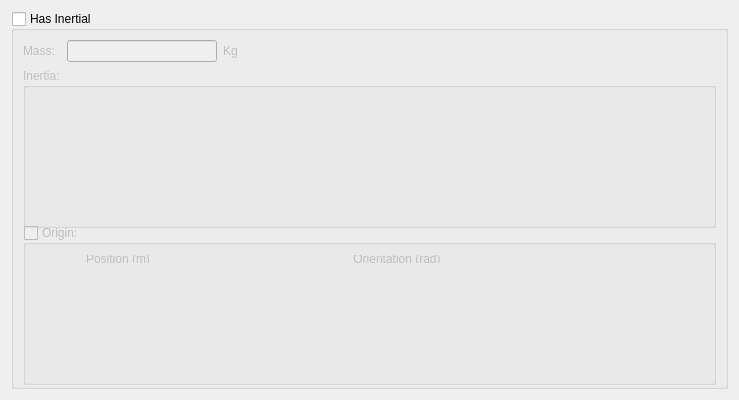
           <widget class="QWidget" name="page_3">
            <property name="geometry">
             <rect>
              <x>0</x>
              <y>0</y>
              <width>739</width>
              <height>400</height>
             </rect>
            </property>
            <property name="minimumSize">
             <size>
              <width>0</width>
              <height>400</height>
             </size>
            </property>
            <property name="maximumSize">
             <size>
              <width>16777215</width>
              <height>400</height>
             </size>
            </property>
            <attribute name="label">
             <string>Inertial</string>
            </attribute>
            <layout class="QVBoxLayout" name="verticalLayout_11">
             <item>
              <widget class="QGroupBox" name="groupBox_2">
               <property name="title">
                <string>Has Inertial</string>
               </property>
               <property name="checkable">
                <bool>true</bool>
               </property>
               <property name="checked">
                <bool>false</bool>
               </property>
               <layout class="QVBoxLayout" name="verticalLayout_16">
                <item>
                 <layout class="QHBoxLayout" name="horizontalLayout_11">
                  <item>
                   <widget class="QLabel" name="label_39">
                    <property name="maximumSize">
                     <size>
                      <width>38</width>
                      <height>16777215</height>
                     </size>
                    </property>
                    <property name="text">
                     <string>Mass:</string>
                    </property>
                   </widget>
                  </item>
                  <item>
                   <widget class="QLineEdit" name="lineEdit_35">
                    <property name="maximumSize">
                     <size>
                      <width>150</width>
                      <height>16777215</height>
                     </size>
                    </property>
                   </widget>
                  </item>
                  <item>
                   <widget class="QLabel" name="label_40">
                    <property name="text">
                     <string>Kg</string>
                    </property>
                   </widget>
                  </item>
                 </layout>
                </item>
                <item>
                 <widget class="QGroupBox" name="collisionOriginGroupBox_3">
                  <property name="minimumSize">
                   <size>
                    <width>0</width>
                    <height>160</height>
                   </size>
                  </property>
                  <property name="maximumSize">
                   <size>
                    <width>16777215</width>
                    <height>160</height>
                   </size>
                  </property>
                  <property name="title">
                   <string>Inertia:</string>
                  </property>
                  <property name="checkable">
                   <bool>false</bool>
                  </property>
                  <property name="checked">
                   <bool>false</bool>
                  </property>
                  <widget class="QWidget" name="layoutWidget_9">
                   <property name="geometry">
                    <rect>
                     <x>10</x>
                     <y>30</y>
                     <width>451</width>
                     <height>116</height>
                    </rect>
                   </property>
                   <layout class="QHBoxLayout" name="horizontalLayout_13">
                    <property name="spacing">
                     <number>100</number>
                    </property>
                    <item>
                     <layout class="QVBoxLayout" name="verticalLayout_14">
                      <item>
                       <layout class="QGridLayout" name="gridLayout_14">
                        <item row="0" column="0">
                         <widget class="QLabel" name="label_50">
                          <property name="text">
                           <string>Ixx:</string>
                          </property>
                         </widget>
                        </item>
                        <item row="0" column="1">
                         <widget class="QLineEdit" name="lineEdit_42"/>
                        </item>
                        <item row="1" column="0">
                         <widget class="QLabel" name="label_51">
                          <property name="text">
                           <string>Ixy:</string>
                          </property>
                         </widget>
                        </item>
                        <item row="1" column="1">
                         <widget class="QLineEdit" name="lineEdit_43"/>
                        </item>
                        <item row="2" column="0">
                         <widget class="QLabel" name="label_52">
                          <property name="text">
                           <string>Ixz:</string>
                          </property>
                         </widget>
                        </item>
                        <item row="2" column="1">
                         <widget class="QLineEdit" name="lineEdit_44"/>
                        </item>
                       </layout>
                      </item>
                     </layout>
                    </item>
                    <item>
                     <layout class="QVBoxLayout" name="verticalLayout_15">
                      <item>
                       <layout class="QGridLayout" name="gridLayout_15">
                        <item row="0" column="0">
                         <widget class="QLabel" name="label_54">
                          <property name="text">
                           <string>Iyy:</string>
                          </property>
                         </widget>
                        </item>
                        <item row="0" column="1">
                         <widget class="QLineEdit" name="lineEdit_45"/>
                        </item>
                        <item row="1" column="0">
                         <widget class="QLabel" name="label_55">
                          <property name="text">
                           <string>Iyz:</string>
                          </property>
                         </widget>
                        </item>
                        <item row="1" column="1">
                         <widget class="QLineEdit" name="lineEdit_46"/>
                        </item>
                        <item row="2" column="0">
                         <widget class="QLabel" name="label_56">
                          <property name="text">
                           <string>Izz:</string>
                          </property>
                         </widget>
                        </item>
                        <item row="2" column="1">
                         <widget class="QLineEdit" name="lineEdit_47"/>
                        </item>
                       </layout>
                      </item>
                     </layout>
                    </item>
                   </layout>
                  </widget>
                 </widget>
                </item>
                <item>
                 <widget class="QGroupBox" name="collisionOriginGroupBox_2">
                  <property name="minimumSize">
                   <size>
                    <width>0</width>
                    <height>160</height>
                   </size>
                  </property>
                  <property name="maximumSize">
                   <size>
                    <width>16777215</width>
                    <height>160</height>
                   </size>
                  </property>
                  <property name="title">
                   <string>Origin:</string>
                  </property>
                  <property name="checkable">
                   <bool>true</bool>
                  </property>
                  <property name="checked">
                   <bool>false</bool>
                  </property>
                  <widget class="QWidget" name="layoutWidget_8">
                   <property name="geometry">
                    <rect>
                     <x>10</x>
                     <y>30</y>
                     <width>458</width>
                     <height>116</height>
                    </rect>
                   </property>
                   <layout class="QHBoxLayout" name="horizontalLayout_12">
                    <property name="spacing">
                     <number>100</number>
                    </property>
                    <item>
                     <layout class="QVBoxLayout" name="verticalLayout_12">
                      <item>
                       <widget class="QLabel" name="label_41">
                        <property name="text">
                         <string>Position (m)</string>
                        </property>
                        <property name="textFormat">
                         <enum>Qt::AutoText</enum>
                        </property>
                        <property name="alignment">
                         <set>Qt::AlignCenter</set>
                        </property>
                       </widget>
                      </item>
                      <item>
                       <layout class="QGridLayout" name="gridLayout_12">
                        <item row="0" column="0">
                         <widget class="QLabel" name="label_42">
                          <property name="text">
                           <string>X:</string>
                          </property>
                         </widget>
                        </item>
                        <item row="0" column="1">
                         <widget class="QLineEdit" name="lineEdit_36"/>
                        </item>
                        <item row="1" column="0">
                         <widget class="QLabel" name="label_43">
                          <property name="text">
                           <string>Y:</string>
                          </property>
                         </widget>
                        </item>
                        <item row="1" column="1">
                         <widget class="QLineEdit" name="lineEdit_37"/>
                        </item>
                        <item row="2" column="0">
                         <widget class="QLabel" name="label_44">
                          <property name="text">
                           <string>Z:</string>
                          </property>
                         </widget>
                        </item>
                        <item row="2" column="1">
                         <widget class="QLineEdit" name="lineEdit_38"/>
                        </item>
                       </layout>
                      </item>
                     </layout>
                    </item>
                    <item>
                     <layout class="QVBoxLayout" name="verticalLayout_13">
                      <item>
                       <widget class="QLabel" name="label_45">
                        <property name="font">
                         <font>
                          <underline>false</underline>
                         </font>
                        </property>
                        <property name="text">
                         <string>Orientation (rad)</string>
                        </property>
                        <property name="textFormat">
                         <enum>Qt::AutoText</enum>
                        </property>
                        <property name="alignment">
                         <set>Qt::AlignCenter</set>
                        </property>
                       </widget>
                      </item>
                      <item>
                       <layout class="QGridLayout" name="gridLayout_13">
                        <item row="0" column="0">
                         <widget class="QLabel" name="label_46">
                          <property name="text">
                           <string>Roll:</string>
                          </property>
                         </widget>
                        </item>
                        <item row="0" column="1">
                         <widget class="QLineEdit" name="lineEdit_39"/>
                        </item>
                        <item row="1" column="0">
                         <widget class="QLabel" name="label_47">
                          <property name="text">
                           <string>Pitch:</string>
                          </property>
                         </widget>
                        </item>
                        <item row="1" column="1">
                         <widget class="QLineEdit" name="lineEdit_40"/>
                        </item>
                        <item row="2" column="0">
                         <widget class="QLabel" name="label_48">
                          <property name="text">
                           <string>Yaw:</string>
                          </property>
                         </widget>
                        </item>
                        <item row="2" column="1">
                         <widget class="QLineEdit" name="lineEdit_41"/>
                        </item>
                       </layout>
                      </item>
                     </layout>
                    </item>
                   </layout>
                  </widget>
                 </widget>
                </item>
               </layout>
              </widget>
             </item>
            </layout>
           </widget>
